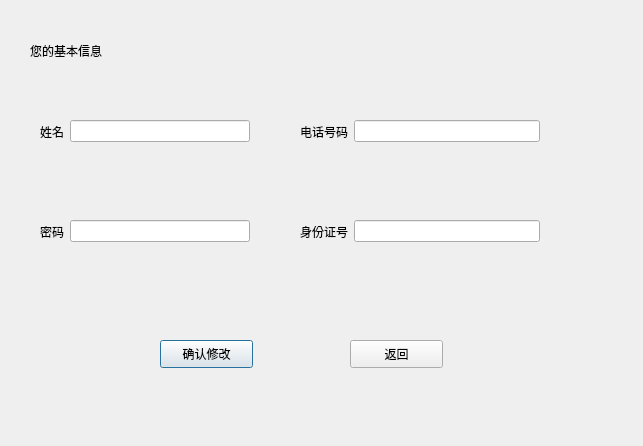
<?xml version="1.0" encoding="UTF-8"?>
<ui version="4.0">
 <class>cuschangeinfo</class>
 <widget class="QDialog" name="cuschangeinfo">
  <property name="geometry">
   <rect>
    <x>0</x>
    <y>0</y>
    <width>643</width>
    <height>446</height>
   </rect>
  </property>
  <property name="windowTitle">
   <string>Dialog</string>
  </property>
  <widget class="QPushButton" name="change">
   <property name="geometry">
    <rect>
     <x>160</x>
     <y>340</y>
     <width>93</width>
     <height>28</height>
    </rect>
   </property>
   <property name="text">
    <string>确认修改</string>
   </property>
  </widget>
  <widget class="QPushButton" name="pushButton_2">
   <property name="geometry">
    <rect>
     <x>350</x>
     <y>340</y>
     <width>93</width>
     <height>28</height>
    </rect>
   </property>
   <property name="text">
    <string>返回</string>
   </property>
  </widget>
  <widget class="QLabel" name="informa">
   <property name="geometry">
    <rect>
     <x>30</x>
     <y>20</y>
     <width>181</width>
     <height>61</height>
    </rect>
   </property>
   <property name="styleSheet">
    <string notr="true">font: 16pt &quot;楷体&quot;;</string>
   </property>
   <property name="text">
    <string>您的基本信息</string>
   </property>
  </widget>
  <widget class="QWidget" name="layoutWidget">
   <property name="geometry">
    <rect>
     <x>40</x>
     <y>120</y>
     <width>210</width>
     <height>23</height>
    </rect>
   </property>
   <layout class="QHBoxLayout" name="horizontalLayout">
    <item>
     <widget class="QLabel" name="label">
      <property name="text">
       <string>姓名</string>
      </property>
     </widget>
    </item>
    <item>
     <widget class="QLineEdit" name="name"/>
    </item>
   </layout>
  </widget>
  <widget class="QWidget" name="layoutWidget1">
   <property name="geometry">
    <rect>
     <x>40</x>
     <y>220</y>
     <width>210</width>
     <height>23</height>
    </rect>
   </property>
   <layout class="QHBoxLayout" name="horizontalLayout_2">
    <item>
     <widget class="QLabel" name="label_2">
      <property name="text">
       <string>密码</string>
      </property>
     </widget>
    </item>
    <item>
     <widget class="QLineEdit" name="passward"/>
    </item>
   </layout>
  </widget>
  <widget class="QWidget" name="layoutWidget2">
   <property name="geometry">
    <rect>
     <x>300</x>
     <y>120</y>
     <width>240</width>
     <height>23</height>
    </rect>
   </property>
   <layout class="QHBoxLayout" name="horizontalLayout_3">
    <item>
     <widget class="QLabel" name="label_3">
      <property name="text">
       <string>电话号码</string>
      </property>
     </widget>
    </item>
    <item>
     <widget class="QLineEdit" name="telephone"/>
    </item>
   </layout>
  </widget>
  <widget class="QWidget" name="layoutWidget3">
   <property name="geometry">
    <rect>
     <x>300</x>
     <y>220</y>
     <width>240</width>
     <height>23</height>
    </rect>
   </property>
   <layout class="QHBoxLayout" name="horizontalLayout_4">
    <item>
     <widget class="QLabel" name="label_4">
      <property name="text">
       <string>身份证号</string>
      </property>
     </widget>
    </item>
    <item>
     <widget class="QLineEdit" name="identityid"/>
    </item>
   </layout>
  </widget>
 </widget>
 <resources/>
 <connections/>
</ui>
